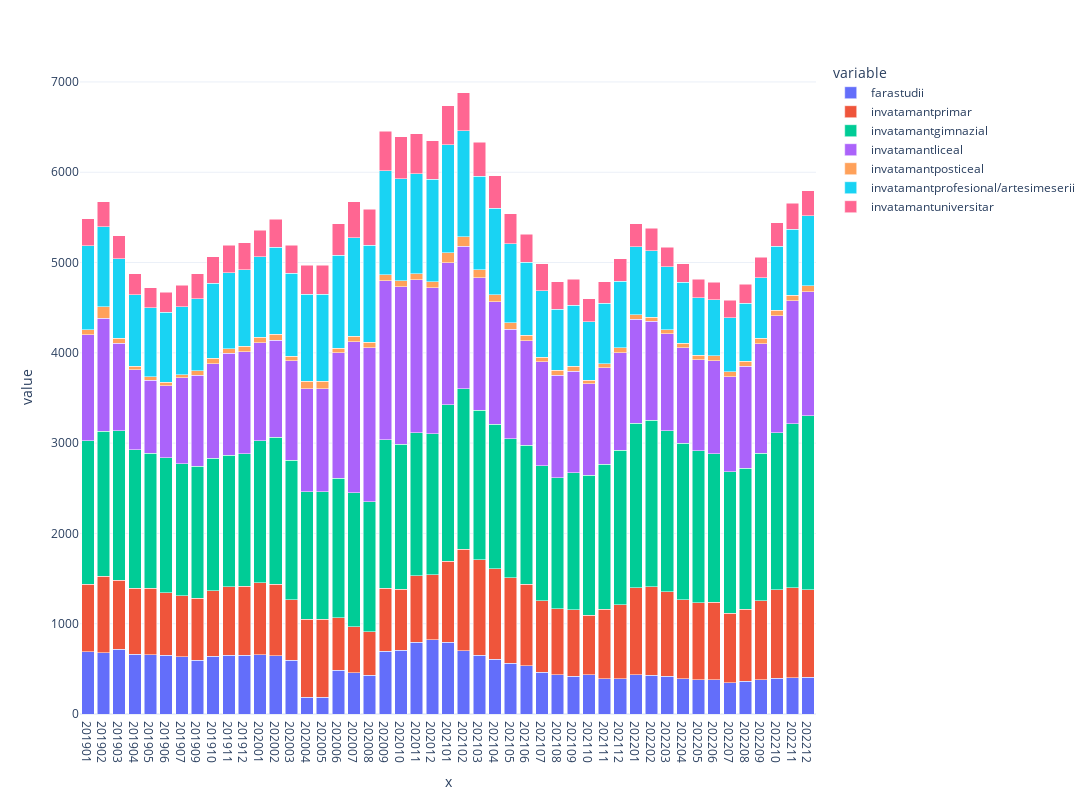

The cell this chart's notebook holds for it:
### Code cell
import plotly.express as px
fig = px.bar(alba_data[(alba_data['year']>2018) & (alba_data['year']<2023)], x=alba_data[(alba_data['year']>2018) & (alba_data['year']<2023)]['yearmonth'], y=['farastudii', 'invatamantprimar',
       'invatamantgimnazial', 'invatamantliceal', 'invatamantposticeal',
       'invatamantprofesional/artesimeserii', 'invatamantuniversitar'], barmode='stack',width=2000, 
             height=800,template='plotly_white')
fig.show()
#  ['stack', 'group', 'overlay', 'relative']

### Figure 1 — Plotly figure (JSON) as saved in the notebook; plotly's stock layout.template omitted (floating-point values rounded to 4 significant figures)
{"data": [{"alignmentgroup": "True", "hovertemplate": "variable=farastudii<br>x=%{x}<br>value=%{y}<extra></extra>", "legendgroup": "farastudii", "marker": {"color": "#636efa", "pattern": {"shape": ""}}, "name": "farastudii", "offsetgroup": "farastudii", "orientation": "v", "showlegend": true, "textposition": "auto", "type": "bar", "x": ["201901", "201902", "201903", "201904", "201905", "201906", "201907", "201909", "201910", "201911", "201912", "202001", "202002", "202003", "202004", "202005", "202006", "202007", "202008", "202009", "202010", "202011", "202012", "202101", "202102", "202103", "202104", "202105", "202106", "202107", "202108", "202109", "202110", "202111", "202112", "202201", "202202", "202203", "202204", "202205", "202206", "202207", "202208", "202209", "202210", "202211", "202212"], "xaxis": "x", "y": [689, 677, 715, 664, 658, 649, 632, 594, 638, 650, 653, 655, 645, 596, 186, 186, 484, 455, 430, 695, 704, 796, 822, 795, 699, 653, 609, 563, 532, 460, 437, 420, 433, 389, 392, 436, 429, 419, 391, 382, 381, 345, 365, 377, 398, 404, 408], "yaxis": "y"}, {"alignmentgroup": "True", "hovertemplate": "variable=invatamantprimar<br>x=%{x}<br>value=%{y}<extra></extra>", "legendgroup": "invatamantprimar", "marker": {"color": "#EF553B", "pattern": {"shape": ""}}, "name": "invatamantprimar", "offsetgroup": "invatamantprimar", "orientation": "v", "showlegend": true, "textposition": "auto", "type": "bar", "x": ["201901", "201902", "201903", "201904", "201905", "201906", "201907", "201909", "201910", "201911", "201912", "202001", "202002", "202003", "202004", "202005", "202006", "202007", "202008", "202009", "202010", "202011", "202012", "202101", "202102", "202103", "202104", "202105", "202106", "202107", "202108", "202109", "202110", "202111", "202112", "202201", "202202", "202203", "202204", "202205", "202206", "202207", "202208", "202209", "202210", "202211", "202212"], "xaxis": "x", "y": [747, 848, 765, 730, 732, 693, 676, 688, 725, 761, 761, 796, 791, 671, 863, 863, 582, 514, 479, 696, 678, 735, 723, 896, 1127, 1057, 1002, 945, 903, 793, 729, 736, 661, 772, 817, 965, 978, 933, 873, 852, 858, 772, 793, 880, 979, 996, 968], "yaxis": "y"}, {"alignmentgroup": "True", "hovertemplate": "variable=invatamantgimnazial<br>x=%{x}<br>value=%{y}<extra></extra>", "legendgroup": "invatamantgimnazial", "marker": {"color": "#00cc96", "pattern": {"shape": ""}}, "name": "invatamantgimnazial", "offsetgroup": "invatamantgimnazial", "orientation": "v", "showlegend": true, "textposition": "auto", "type": "bar", "x": ["201901", "201902", "201903", "201904", "201905", "201906", "201907", "201909", "201910", "201911", "201912", "202001", "202002", "202003", "202004", "202005", "202006", "202007", "202008", "202009", "202010", "202011", "202012", "202101", "202102", "202103", "202104", "202105", "202106", "202107", "202108", "202109", "202110", "202111", "202112", "202201", "202202", "202203", "202204", "202205", "202206", "202207", "202208", "202209", "202210", "202211", "202212"], "xaxis": "x", "y": [1592, 1605, 1658, 1535, 1499, 1496, 1461, 1462, 1467, 1456, 1471, 1577, 1630, 1544, 1415, 1415, 1546, 1480, 1442, 1644, 1605, 1585, 1558, 1733, 1779, 1656, 1599, 1543, 1541, 1497, 1451, 1516, 1549, 1606, 1713, 1819, 1844, 1786, 1735, 1684, 1644, 1565, 1566, 1631, 1739, 1814, 1926], "yaxis": "y"}, {"alignmentgroup": "True", "hovertemplate": "variable=invatamantliceal<br>x=%{x}<br>value=%{y}<extra></extra>", "legendgroup": "invatamantliceal", "marker": {"color": "#ab63fa", "pattern": {"shape": ""}}, "name": "invatamantliceal", "offsetgroup": "invatamantliceal", "orientation": "v", "showlegend": true, "textposition": "auto", "type": "bar", "x": ["201901", "201902", "201903", "201904", "201905", "201906", "201907", "201909", "201910", "201911", "201912", "202001", "202002", "202003", "202004", "202005", "202006", "202007", "202008", "202009", "202010", "202011", "202012", "202101", "202102", "202103", "202104", "202105", "202106", "202107", "202108", "202109", "202110", "202111", "202112", "202201", "202202", "202203", "202204", "202205", "202206", "202207", "202208", "202209", "202210", "202211", "202212"], "xaxis": "x", "y": [1171, 1255, 970, 885, 807, 799, 953, 1010, 1050, 1126, 1128, 1082, 1073, 1099, 1137, 1137, 1388, 1673, 1707, 1762, 1743, 1693, 1620, 1574, 1574, 1464, 1354, 1211, 1158, 1151, 1137, 1126, 1017, 1067, 1081, 1154, 1099, 1072, 1060, 1006, 1027, 1052, 1128, 1211, 1295, 1361, 1375], "yaxis": "y"}, {"alignmentgroup": "True", "hovertemplate": "variable=invatamantposticeal<br>x=%{x}<br>value=%{y}<extra></extra>", "legendgroup": "invatamantposticeal", "marker": {"color": "#FFA15A", "pattern": {"shape": ""}}, "name": "invatamantposticeal", "offsetgroup": "invatamantposticeal", "orientation": "v", "showlegend": true, "textposition": "auto", "type": "bar", "x": ["201901", "201902", "201903", "201904", "201905", "201906", "201907", "201909", "201910", "201911", "201912", "202001", "202002", "202003", "202004", "202005", "202006", "202007", "202008", "202009", "202010", "202011", "202012", "202101", "202102", "202103", "202104", "202105", "202106", "202107", "202108", "202109", "202110", "202111", "202112", "202201", "202202", "202203", "202204", "202205", "202206", "202207", "202208", "202209", "202210", "202211", "202212"], "xaxis": "x", "y": [58, 124, 53, 39, 39, 37, 37, 48, 58, 55, 59, 60, 66, 53, 87, 87, 53, 63, 62, 66, 67, 68, 67, 113, 107, 91, 79, 72, 63, 49, 52, 51, 39, 47, 53, 48, 46, 44, 47, 51, 55, 56, 55, 63, 63, 63, 67], "yaxis": "y"}, {"alignmentgroup": "True", "hovertemplate": "variable=invatamantprofesional/artesimeserii<br>x=%{x}<br>value=%{y}<extra></extra>", "legendgroup": "invatamantprofesional/artesimeserii", "marker": {"color": "#19d3f3", "pattern": {"shape": ""}}, "name": "invatamantprofesional/artesimeserii", "offsetgroup": "invatamantprofesional/artesimeserii", "orientation": "v", "showlegend": true, "textposition": "auto", "type": "bar", "x": ["201901", "201902", "201903", "201904", "201905", "201906", "201907", "201909", "201910", "201911", "201912", "202001", "202002", "202003", "202004", "202005", "202006", "202007", "202008", "202009", "202010", "202011", "202012", "202101", "202102", "202103", "202104", "202105", "202106", "202107", "202108", "202109", "202110", "202111", "202112", "202201", "202202", "202203", "202204", "202205", "202206", "202207", "202208", "202209", "202210", "202211", "202212"], "xaxis": "x", "y": [927, 889, 882, 790, 767, 776, 749, 799, 834, 841, 848, 892, 964, 918, 962, 962, 1030, 1087, 1071, 1155, 1131, 1105, 1130, 1194, 1172, 1036, 960, 874, 808, 739, 675, 677, 647, 666, 738, 754, 734, 699, 678, 635, 625, 597, 640, 671, 706, 731, 773], "yaxis": "y"}, {"alignmentgroup": "True", "hovertemplate": "variable=invatamantuniversitar<br>x=%{x}<br>value=%{y}<extra></extra>", "legendgroup": "invatamantuniversitar", "marker": {"color": "#FF6692", "pattern": {"shape": ""}}, "name": "invatamantuniversitar", "offsetgroup": "invatamantuniversitar", "orientation": "v", "showlegend": true, "textposition": "auto", "type": "bar", "x": ["201901", "201902", "201903", "201904", "201905", "201906", "201907", "201909", "201910", "201911", "201912", "202001", "202002", "202003", "202004", "202005", "202006", "202007", "202008", "202009", "202010", "202011", "202012", "202101", "202102", "202103", "202104", "202105", "202106", "202107", "202108", "202109", "202110", "202111", "202112", "202201", "202202", "202203", "202204", "202205", "202206", "202207", "202208", "202209", "202210", "202211", "202212"], "xaxis": "x", "y": [302, 275, 251, 234, 219, 221, 238, 274, 292, 305, 298, 294, 313, 309, 318, 318, 349, 400, 399, 435, 463, 447, 430, 431, 423, 375, 359, 335, 310, 295, 307, 289, 255, 240, 246, 253, 249, 217, 204, 204, 193, 194, 210, 227, 263, 287, 280], "yaxis": "y"}], "layout": {"barmode": "stack", "height": 800, "legend": {"title": {"text": "variable"}, "tracegroupgap": 0}, "margin": {"t": 60}, "width": 2000, "xaxis": {"anchor": "y", "domain": [0, 1], "title": {"text": "x"}}, "yaxis": {"anchor": "x", "domain": [0, 1], "title": {"text": "value"}}}}
